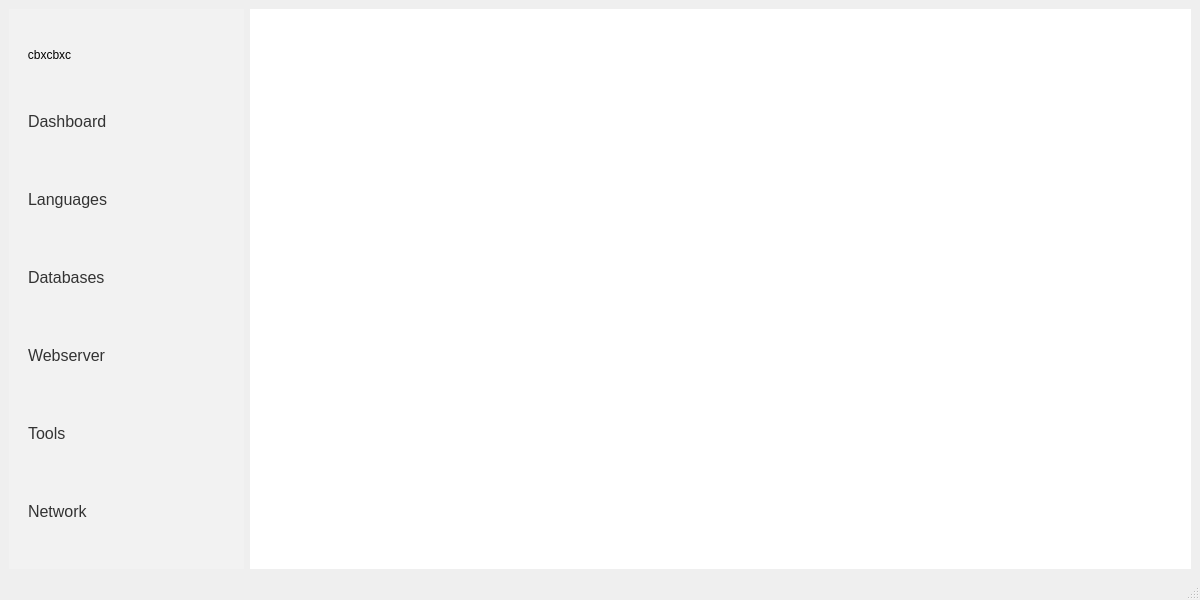
<?xml version="1.0" encoding="UTF-8"?>
<ui version="4.0">
 <class>MainWindow</class>
 <widget class="QMainWindow" name="MainWindow">
  <property name="geometry">
   <rect>
    <x>0</x>
    <y>0</y>
    <width>1200</width>
    <height>600</height>
   </rect>
  </property>
  <property name="windowTitle">
   <string>MainWindow</string>
  </property>
  <widget class="QWidget" name="centralwidget">
   <layout class="QHBoxLayout" name="horizontalLayout_2" stretch="1,4">
    <item>
     <widget class="QWidget" name="main_left_sidebar_layout" native="true">
      <property name="styleSheet">
       <string notr="true">/* Áp dụng cho widget cha để có nền chung */
#main_left_sidebar_layout {
    background-color: #f2f2f2; /* Hoặc màu nền bạn muốn */
}

/* Tùy chỉnh cho TẤT CẢ QPushButton bên trong sidebar */
#main_left_sidebar_layout QPushButton {
    /* --- Xóa bỏ giao diện mặc định --- */
    border: none;
    background-color: transparent; /* Quan trọng: làm nền nút trong suốt */

    /* --- Căn chỉnh &amp; Khoảng cách --- */
    text-align: left; /* Căn chữ sang trái */
    padding: 15px 10px; /* Thêm khoảng đệm cho dễ click */
    font-size: 16px;

    /* --- Giao diện chữ --- */
    color: #333; /* Màu chữ mặc định */
}

/* --- Các trạng thái động --- */

/* 1. Khi di chuột vào nút */
#main_left_sidebar_layout QPushButton:hover {
   	background-color: rgb(255, 255, 255);
    border-radius: 5px;
}

/* 2. Khi nút được &quot;check&quot; (tức là được chọn) */
#main_left_sidebar_layout QPushButton:checked {
    background-color: #e8e8e8; /* Màu nền khi được chọn */
    color: #e60026; /* Đổi màu chữ */
    font-weight: bold;
    border-radius: 5px;
}</string>
      </property>
      <layout class="QVBoxLayout" name="verticalLayout_3">
       <item>
        <widget class="QToolButton" name="toggle_sidebar_button">
         <property name="layoutDirection">
          <enum>Qt::LayoutDirection::LeftToRight</enum>
         </property>
         <property name="styleSheet">
          <string notr="true">QToolButton {
    border: none;
    background-color: transparent;
    padding: 5px; /* Tăng vùng có thể click */
}</string>
         </property>
         <property name="text">
          <string>cbxcbxc</string>
         </property>
         <property name="icon">
          <iconset resource="../resources/icons.qrc">
           <normaloff>:/icons/icons/bars-1.svg</normaloff>:/icons/icons/bars-1.svg</iconset>
         </property>
        </widget>
       </item>
       <item>
        <widget class="QPushButton" name="dashboard_button">
         <property name="font">
          <font>
           <pointsize>-1</pointsize>
          </font>
         </property>
         <property name="text">
          <string>Dashboard</string>
         </property>
        </widget>
       </item>
       <item>
        <widget class="QPushButton" name="languages_button">
         <property name="font">
          <font>
           <pointsize>-1</pointsize>
          </font>
         </property>
         <property name="text">
          <string>Languages</string>
         </property>
        </widget>
       </item>
       <item>
        <widget class="QPushButton" name="databases_button">
         <property name="font">
          <font>
           <pointsize>-1</pointsize>
          </font>
         </property>
         <property name="text">
          <string>Databases</string>
         </property>
        </widget>
       </item>
       <item>
        <widget class="QPushButton" name="webserver_button">
         <property name="font">
          <font>
           <pointsize>-1</pointsize>
          </font>
         </property>
         <property name="text">
          <string>Webserver</string>
         </property>
        </widget>
       </item>
       <item>
        <widget class="QPushButton" name="tools_button">
         <property name="text">
          <string>Tools</string>
         </property>
        </widget>
       </item>
       <item>
        <widget class="QPushButton" name="network_button">
         <property name="font">
          <font>
           <pointsize>-1</pointsize>
          </font>
         </property>
         <property name="text">
          <string>Network</string>
         </property>
        </widget>
       </item>
      </layout>
     </widget>
    </item>
    <item>
     <layout class="QHBoxLayout" name="main_content_layout">
      <item>
       <widget class="QStackedWidget" name="main_content_area">
        <property name="styleSheet">
         <string notr="true">background-color: rgb(255, 255, 255);</string>
        </property>
        <property name="currentIndex">
         <number>-1</number>
        </property>
       </widget>
      </item>
     </layout>
    </item>
   </layout>
  </widget>
  <widget class="QMenuBar" name="menubar">
   <property name="geometry">
    <rect>
     <x>0</x>
     <y>0</y>
     <width>1200</width>
     <height>33</height>
    </rect>
   </property>
  </widget>
  <widget class="QStatusBar" name="statusbar"/>
 </widget>
 <resources>
  <include location="../resources/icons.qrc"/>
 </resources>
 <connections/>
</ui>
